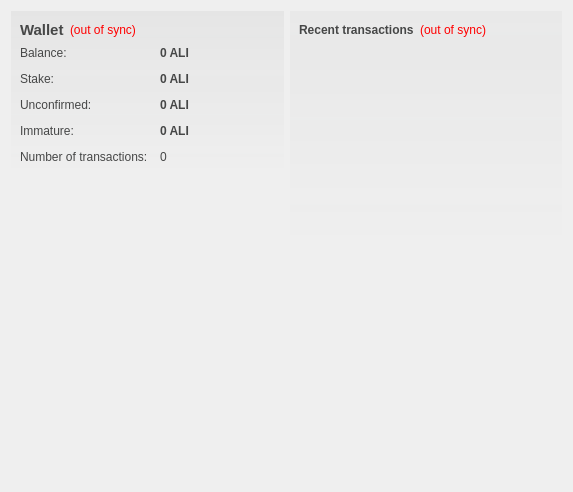
<?xml version="1.0" encoding="UTF-8"?>
<ui version="4.0">
 <class>OverviewPage</class>
 <widget class="QWidget" name="OverviewPage">
  <property name="geometry">
   <rect>
    <x>0</x>
    <y>0</y>
    <width>573</width>
    <height>492</height>
   </rect>
  </property>
  <property name="windowTitle">
   <string>Form</string>
  </property>
  <property name="styleSheet">
   <string notr="true">#OverviewPage { color: #464747; }</string>
  </property>
  <layout class="QHBoxLayout" name="horizontalLayout" stretch="1,1">
   <item>
    <layout class="QVBoxLayout" name="verticalLayout_2">
     <item>
      <widget class="QFrame" name="frame">
       <property name="styleSheet">
        <string notr="true">#frame { background-color: qlineargradient(spread:pad, x1:0, y1:0, x2:0, y2:1, stop:0 rgba(70,71,71,15), stop:1.0 rgba(70,71,71,0)); }</string>
       </property>
       <layout class="QVBoxLayout" name="verticalLayout_4">
        <item>
         <layout class="QHBoxLayout" name="horizontalLayout_4">
          <item>
           <widget class="QLabel" name="label_5">
            <property name="font">
             <font>
              <pointsize>11</pointsize>
              <weight>75</weight>
              <bold>true</bold>
             </font>
            </property>
            <property name="styleSheet">
             <string notr="true">color: #464747;</string>
            </property>
            <property name="text">
             <string>Wallet</string>
            </property>
           </widget>
          </item>
          <item>
           <widget class="QLabel" name="labelWalletStatus">
            <property name="toolTip">
             <string>The displayed information may be out of date. Your wallet automatically synchronizes with the alipaycoin network after a connection is established, but this process has not completed yet.</string>
            </property>
            <property name="styleSheet">
             <string notr="true">QLabel { color: red; }</string>
            </property>
            <property name="text">
             <string notr="true">(out of sync)</string>
            </property>
            <property name="alignment">
             <set>Qt::AlignLeading|Qt::AlignLeft|Qt::AlignVCenter</set>
            </property>
           </widget>
          </item>
          <item>
           <spacer name="horizontalSpacer_2">
            <property name="orientation">
             <enum>Qt::Horizontal</enum>
            </property>
            <property name="sizeHint" stdset="0">
             <size>
              <width>40</width>
              <height>20</height>
             </size>
            </property>
           </spacer>
          </item>
         </layout>
        </item>
        <item>
         <layout class="QFormLayout" name="formLayout_2">
          <property name="fieldGrowthPolicy">
           <enum>QFormLayout::AllNonFixedFieldsGrow</enum>
          </property>
          <property name="horizontalSpacing">
           <number>12</number>
          </property>
          <property name="verticalSpacing">
           <number>12</number>
          </property>
          <item row="0" column="0">
           <widget class="QLabel" name="label">
            <property name="styleSheet">
             <string notr="true">color: #464747;</string>
            </property>
            <property name="text">
             <string>Balance:</string>
            </property>
           </widget>
          </item>
          <item row="0" column="1">
           <widget class="QLabel" name="labelBalance">
            <property name="font">
             <font>
              <weight>75</weight>
              <bold>true</bold>
             </font>
            </property>
            <property name="cursor">
             <cursorShape>IBeamCursor</cursorShape>
            </property>
            <property name="toolTip">
             <string>Your current balance</string>
            </property>
            <property name="styleSheet">
             <string notr="true">color: #464747;</string>
            </property>
            <property name="text">
             <string notr="true">0 ALI</string>
            </property>
            <property name="textInteractionFlags">
             <set>Qt::LinksAccessibleByMouse|Qt::TextSelectableByKeyboard|Qt::TextSelectableByMouse</set>
            </property>
           </widget>
          </item>
          <item row="1" column="0">
           <widget class="QLabel" name="label_6">
            <property name="styleSheet">
             <string notr="true">color: #464747;</string>
            </property>
            <property name="text">
             <string>Stake:</string>
            </property>
           </widget>
          </item>
          <item row="1" column="1">
           <widget class="QLabel" name="labelStake">
            <property name="font">
             <font>
              <weight>75</weight>
              <bold>true</bold>
             </font>
            </property>
            <property name="cursor">
             <cursorShape>IBeamCursor</cursorShape>
            </property>
            <property name="toolTip">
             <string>Total of coins that was staked, and do not yet count toward the current balance</string>
            </property>
            <property name="styleSheet">
             <string notr="true">color: #464747;</string>
            </property>
            <property name="text">
             <string notr="true">0 ALI</string>
            </property>
            <property name="textInteractionFlags">
             <set>Qt::LinksAccessibleByMouse|Qt::TextSelectableByKeyboard|Qt::TextSelectableByMouse</set>
            </property>
           </widget>
          </item>
          <item row="2" column="0">
           <widget class="QLabel" name="label_3">
            <property name="styleSheet">
             <string notr="true">color: #464747;</string>
            </property>
            <property name="text">
             <string>Unconfirmed:</string>
            </property>
           </widget>
          </item>
          <item row="2" column="1">
           <widget class="QLabel" name="labelUnconfirmed">
            <property name="font">
             <font>
              <weight>75</weight>
              <bold>true</bold>
             </font>
            </property>
            <property name="cursor">
             <cursorShape>IBeamCursor</cursorShape>
            </property>
            <property name="toolTip">
             <string>Total of transactions that have yet to be confirmed, and do not yet count toward the current balance</string>
            </property>
            <property name="styleSheet">
             <string notr="true">color: #464747;</string>
            </property>
            <property name="text">
             <string notr="true">0 ALI</string>
            </property>
            <property name="textInteractionFlags">
             <set>Qt::LinksAccessibleByMouse|Qt::TextSelectableByKeyboard|Qt::TextSelectableByMouse</set>
            </property>
           </widget>
          </item>
          <item row="3" column="0">
           <widget class="QLabel" name="labelImmatureText">
            <property name="styleSheet">
             <string notr="true">color: #464747;</string>
            </property>
            <property name="text">
             <string>Immature:</string>
            </property>
           </widget>
          </item>
          <item row="3" column="1">
           <widget class="QLabel" name="labelImmature">
            <property name="font">
             <font>
              <weight>75</weight>
              <bold>true</bold>
             </font>
            </property>
            <property name="toolTip">
             <string>Mined balance that has not yet matured</string>
            </property>
            <property name="styleSheet">
             <string notr="true">color: #464747;</string>
            </property>
            <property name="text">
             <string notr="true">0 ALI</string>
            </property>
            <property name="textInteractionFlags">
             <set>Qt::LinksAccessibleByMouse|Qt::TextSelectableByKeyboard|Qt::TextSelectableByMouse</set>
            </property>
           </widget>
          </item>
          <item row="4" column="0">
           <widget class="QLabel" name="label_2">
            <property name="styleSheet">
             <string notr="true">color: #464747;</string>
            </property>
            <property name="text">
             <string>Number of transactions:</string>
            </property>
           </widget>
          </item>
          <item row="4" column="1">
           <widget class="QLabel" name="labelNumTransactions">
            <property name="toolTip">
             <string>Total number of transactions in wallet</string>
            </property>
            <property name="styleSheet">
             <string notr="true">color: #464747;</string>
            </property>
            <property name="text">
             <string notr="true">0</string>
            </property>
           </widget>
          </item>
         </layout>
        </item>
       </layout>
      </widget>
     </item>
     <item>
      <spacer name="verticalSpacer">
       <property name="orientation">
        <enum>Qt::Vertical</enum>
       </property>
       <property name="sizeHint" stdset="0">
        <size>
         <width>20</width>
         <height>40</height>
        </size>
       </property>
      </spacer>
     </item>
     <item>
      <widget class="QLabel" name="label_6">
       <property name="text">
        <string/>
       </property>
       <property name="pixmap">
        <pixmap resource="../bitcoin.qrc">:/images/backg</pixmap>
       </property>
       <property name="scaledContents">
        <bool>false</bool>
       </property>
       <property name="alignment">
        <set>Qt::AlignCenter</set>
       </property>
       <property name="margin">
        <number>-2</number>
       </property>
      </widget>
     </item>
    </layout>
   </item>
   <item>
    <layout class="QVBoxLayout" name="verticalLayout_3">
     <item>
      <widget class="QFrame" name="frame_2">
       <property name="styleSheet">
        <string notr="true">#frame_2 { background-color: qlineargradient(spread:pad, x1:0, y1:0, x2:0, y2:1, stop:0 rgba(70,71,71,10), stop:1.0 rgba(70,71,71,0)); }</string>
       </property>
       <layout class="QVBoxLayout" name="verticalLayout">
        <item>
         <layout class="QHBoxLayout" name="horizontalLayout_2">
          <item>
           <widget class="QLabel" name="label_4">
            <property name="styleSheet">
             <string notr="true">color: #464747;</string>
            </property>
            <property name="text">
             <string>&lt;b&gt;Recent transactions&lt;/b&gt;</string>
            </property>
           </widget>
          </item>
          <item>
           <widget class="QLabel" name="labelTransactionsStatus">
            <property name="toolTip">
             <string>The displayed information may be out of date. Your wallet automatically synchronizes with the alipaycoin network after a connection is established, but this process has not completed yet.</string>
            </property>
            <property name="styleSheet">
             <string notr="true">QLabel { color: red; }</string>
            </property>
            <property name="text">
             <string notr="true">(out of sync)</string>
            </property>
            <property name="alignment">
             <set>Qt::AlignRight|Qt::AlignTrailing|Qt::AlignVCenter</set>
            </property>
           </widget>
          </item>
          <item>
           <spacer name="horizontalSpacer">
            <property name="orientation">
             <enum>Qt::Horizontal</enum>
            </property>
            <property name="sizeHint" stdset="0">
             <size>
              <width>40</width>
              <height>20</height>
             </size>
            </property>
           </spacer>
          </item>
         </layout>
        </item>
        <item>
         <widget class="QListView" name="listTransactions">
          <property name="styleSheet">
           <string notr="true">QListView { background: transparent; }</string>
          </property>
          <property name="frameShape">
           <enum>QFrame::NoFrame</enum>
          </property>
          <property name="verticalScrollBarPolicy">
           <enum>Qt::ScrollBarAlwaysOff</enum>
          </property>
          <property name="horizontalScrollBarPolicy">
           <enum>Qt::ScrollBarAlwaysOff</enum>
          </property>
          <property name="selectionMode">
           <enum>QAbstractItemView::NoSelection</enum>
          </property>
         </widget>
        </item>
       </layout>
      </widget>
     </item>
     <item>
      <spacer name="verticalSpacer_2">
       <property name="orientation">
        <enum>Qt::Vertical</enum>
       </property>
       <property name="sizeHint" stdset="0">
        <size>
         <width>20</width>
         <height>40</height>
        </size>
       </property>
      </spacer>
     </item>
    </layout>
   </item>
  </layout>
 </widget>
 <resources>
  <include location="../bitcoin.qrc"/>
 </resources>
 <connections/>
</ui>
